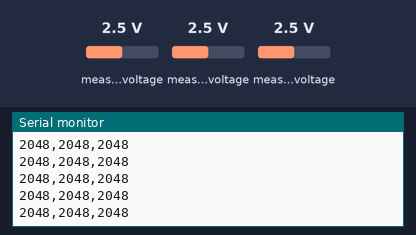
This sketch was run on a simulated Arduino Uno, built with avr-gcc and run on an emulated ATmega328P. Parts: the last lines printed to the serial monitor. Wiring (inferred from the names in the program): MCP3008 converter: CS pin 10. The test bench sets the inputs (shaded band); at power-on: measured voltage 2.5 V.

Above: at 1.2 s.
1.3 s: measured voltage (sensor 200) set to 0.1 V
At 2.0 s:
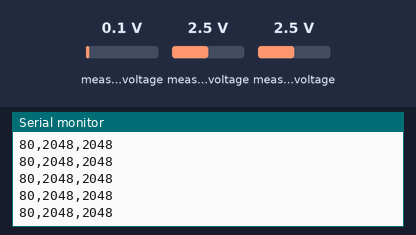
2.8 s: measured voltage (sensor 201) set to 0.1 V
At 3.4 s:
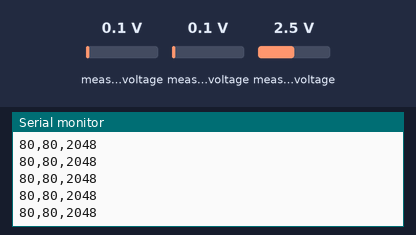
4.3 s: measured voltage (sensor 200) set to 1.2 V
At 4.9 s:
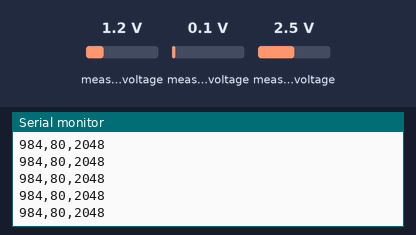
7.3 s: measured voltage (sensor 202) set to 0.1 V
At 7.9 s:
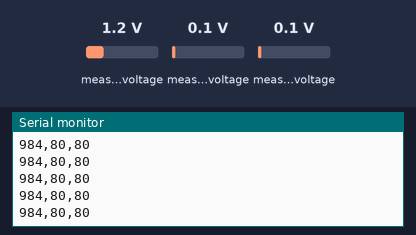
8.8 s: measured voltage (sensor 201) set to 1.2 V
At 9.7 s:
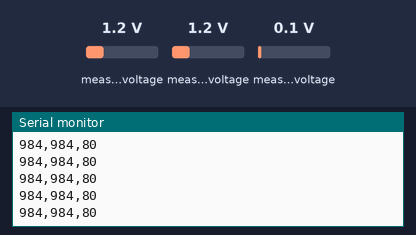
10.3 s: measured voltage (sensor 201) set to 2.5 V
At 10.8 s:
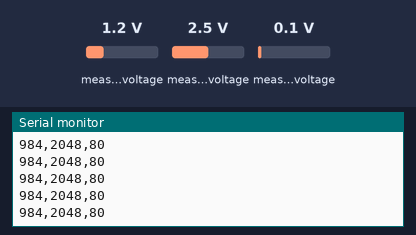
Timing chart, 0 to 13.3 s (numbered marks = the images above; inputs shaded):
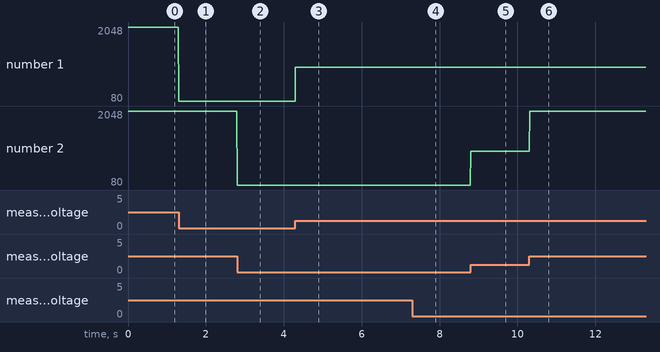

The sketch:

mcp3008.ino
```cpp
#include <SPI.h> // Incluir librería SPI para comunicar con MCP3008
const int CS_PIN=10; // Pin de selección de chip (CS)
void setup() {
  Serial.begin(115200);       // Iniciar monitor serial
  SPI.begin();              // Iniciar bus SPI
  pinMode(CS_PIN,OUTPUT);  // CS como salida
  digitalWrite(CS_PIN, HIGH); // Mantener CS en alto por defecto
}

void loop() {
  int valorCH0 = leerMCP3008(0); // Leer canal CH0
  int valorCH1 = leerMCP3008(1);
  int valorCH2 = leerMCP3008(2);
  Serial.print(valorCH0);
  Serial.print(",");
  Serial.print(valorCH1);      // Solo imprime el número
  Serial.print(",");
  Serial.println(valorCH2);
  delay(10);
}
// Función para leer un canal del MCP3008
int leerMCP3008(int canal) {
  if (canal < 0 || canal > 3) return -1; // Validar canal (0 a 3)
  byte startBit = 0b00000110;  // Byte 1: Start bit (1), modo single-ended (1), bit 2 canal (D1)
  byte canalBits = (canal & 0x03) << 6; // Byte 2: Bits D1 y D0 de canal en los bits 7 y 6
  digitalWrite(CS_PIN, LOW); // Activar el chip
  SPI.transfer(startBit);    // Enviar primer byte (start + single + D2 canal)
  int resultado = SPI.transfer(canalBits); // Enviar segundo byte (D1 y D0 del canal)
  resultado = (resultado & 0x0F) << 8; // Solo los 4 bits inferiores son útiles → bits 11–8
  resultado |= SPI.transfer(0x00);     // Leer bits 7–0 del resultado
  digitalWrite(CS_PIN, HIGH); // Desactivar el chip
  return resultado; // Valor de 12 bits (0–4095)
}
```

Measured:
- after the input at 1.3 s, the serial monitor: prints a new line at once (image 1)
- after the input at 2.8 s, the serial monitor: prints a new line at once (image 2)
- after the input at 4.3 s, the serial monitor: prints a new line at once (image 3)
- after the input at 7.3 s, the serial monitor: prints a new line at once (image 4)
- after the input at 8.8 s, the serial monitor: prints a new line at once (image 5)
- after the input at 10.3 s, the serial monitor: prints a new line at once (image 6)
- plotted number 1: 2048 → 80 after the input at 1.3 s, 80 → 984 after the input at 4.3 s
- plotted number 2: 984 → 2048 after the input at 10.3 s
